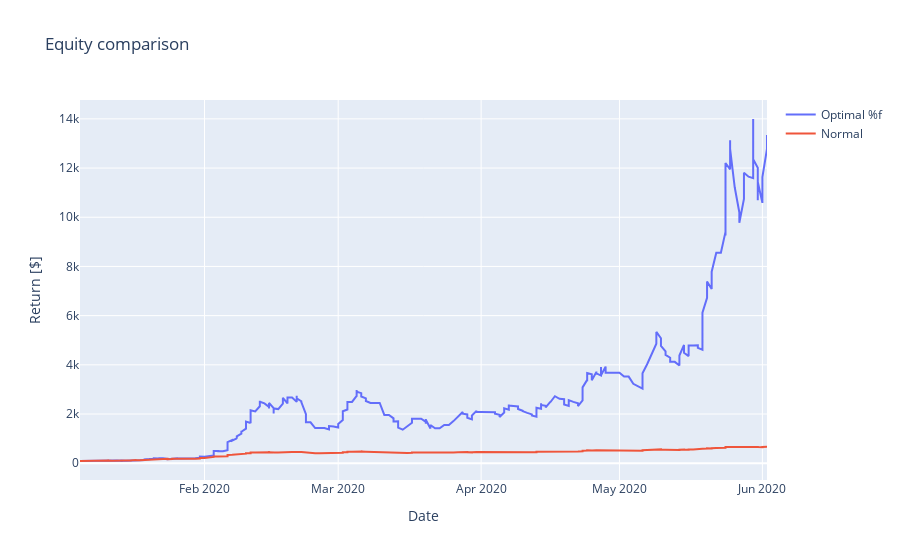

Write notebook code for a chart like this one.
### Markdown cell above
# Sezione su cui giochicchiare

### Code cell
capital = 100 #capitale totale a tua disposizione per fare trading, importante aggingerlo per optimal f
#qui inserisci il path di dove si trova il tuo backtest
backtest_path = '/home/matteo/freqtrade/user_data/backtest_results/backtest-result.json' 
df = obtain_dataframe(backtest_path) 
df = complete_date(df)
norma_equity = normal_equity(df, capital) #dataframe per l'equity normale
[optimal_equity,f, equity_trade] = optimalf_equity(df,capital) # dataframe e f_optimal per l'equity con money man
plot_equities(optimal_equity,norma_equity)
#plot_capitaltrade(optimal_equity,norma_equity)
#se non funziona avvia la casella della funzione twr, non so perchè

### Figure 1 — Plotly figure (JSON) as saved in the notebook; plotly's stock layout.template omitted (floating-point values rounded to 4 significant figures; data arrays with more than 128 entries replaced by an {"elided": "..."} marker saying what was removed)
{"data": [{"mode": "lines", "name": "Optimal %f", "type": "scatter", "x": {"elided": "333 str values"}, "y": {"elided": "333 float values"}}, {"mode": "lines", "name": "Normal", "type": "scatter", "x": {"elided": "333 str values"}, "y": {"elided": "333 float values"}}], "layout": {"title": {"text": "Equity comparison"}, "xaxis": {"title": {"text": "Date"}}, "yaxis": {"title": {"text": "Return [$]"}}}}
